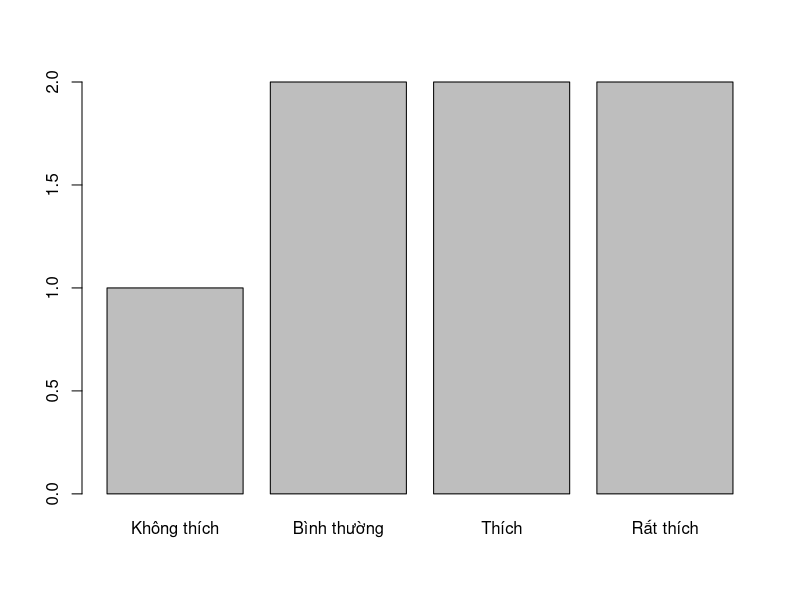

The R source for this figure:
# date
# number
# string
# ....

# Dữ liệu số thực: tuổi, chiều cao, điểm số
# Dữ liệu văn bản tự do: tên người, bài viết
# Dữ liệu số nguyên: ID, mã số ...
# => không nên dùng Factor

# Dữ liệu thể loại (categorical data):
# color: "red", "blue", "red", "green", ..
# value: "low", "medium", "high", ...
# education: "High School", "Bacherlor", "Master", "PhD", ...
# grades: "A", "B", "C", ...
# => Factor

# Factor là kiểu dữ liệu đặc biệt trong R 
# dùng để lưu trữ dữ liệu phân loại (categorical data) 
# với các mức độ (levels) xác định.

# Unordered Factor (Factor không có thứ tự)
colors <- factor(c("red", "green", "blue", "yellow"))

# Ordered Factor (Factor có thứ tự)
ratings <- factor(c("low", "high", "medium"),
                  levels = c("low", "medium", "high"), # low < medium < high
                  ordered = TRUE
                  )

# Ví dụ:
# Dữ liệu giáo dục
education <- factor( c("High School", "Bachelor", "Master", "PhD"),
                     levels = c("High School", "Bachelor", "Master", "PhD"),
                     ordered = TRUE)

str(education)
levels(education)


# Tạo dữ liệu điểm số của học sinh
grades <- factor(
  c("Giỏi", "Khá", "Trung bình", "Giỏi", "Khá", "Yếu"),
  levels = c("Yếu", "Trung bình", "Khá", "Giỏi"),
  ordered = TRUE  # Có thứ tự từ yếu đến giỏi
)

table(grades)


# Khảo sát khách hàng
satisfaction <- factor(
  c("Rất thích", "Thích", "Bình thường", "Không thích", 
    "Thích", "Rất thích", "Bình thường"),
  levels = c("Không thích", "Bình thường", "Thích", "Rất thích"),
  ordered = TRUE
)

table(satisfaction)
summary(satisfaction)
# Vẽ biểu đồ
barplot(table(satisfaction))

# Kích cỡ áo
sizes <- factor(
  c("M", "L", "S", "XL", "M", "S", "M", "L", "XL", "M"),
  levels = c("S", "M", "L", "XL"),
  ordered = TRUE
)

# Thống kê số lượng mỗi size
summary(sizes)
